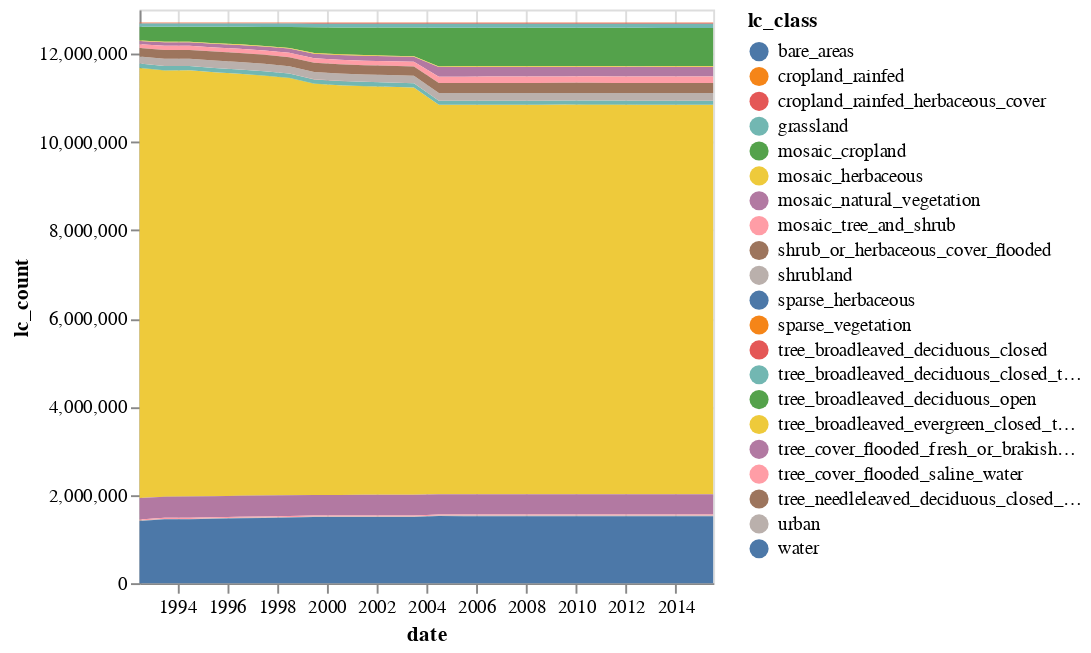

Here is the notebook cell this chart was saved with:
### Markdown cell above
Finally, we can create a stacked chart from the Altair library. We assign the x-axis to display the date, the y-axis to show the occurences per class, and we assign a different color to each of the classes.

### Code cell
alt.Chart(df).mark_area().encode(
    x="date:T",
    y=alt.Y("lc_count:Q"),
    color="lc_class:N"
)

### Figure 1 — Vega-Lite specification as saved in the notebook (floating-point values rounded to 4 significant figures; data arrays with more than 128 entries replaced by an {"elided": "..."} marker saying what was removed)
{"config": {"view": {"continuousWidth": 300, "continuousHeight": 300}}, "data": {"name": "data-28bd20c89d189e7e9b5ee4d22e5b98dc"}, "mark": {"type": "area"}, "encoding": {"color": {"field": "lc_class", "type": "nominal"}, "x": {"field": "date", "type": "temporal"}, "y": {"field": "lc_count", "type": "quantitative"}}, "$schema": "https://vega.github.io/schema/vega-lite/v5.20.1.json", "datasets": {"data-28bd20c89d189e7e9b5ee4d22e5b98dc": {"elided": "504 records"}}}
